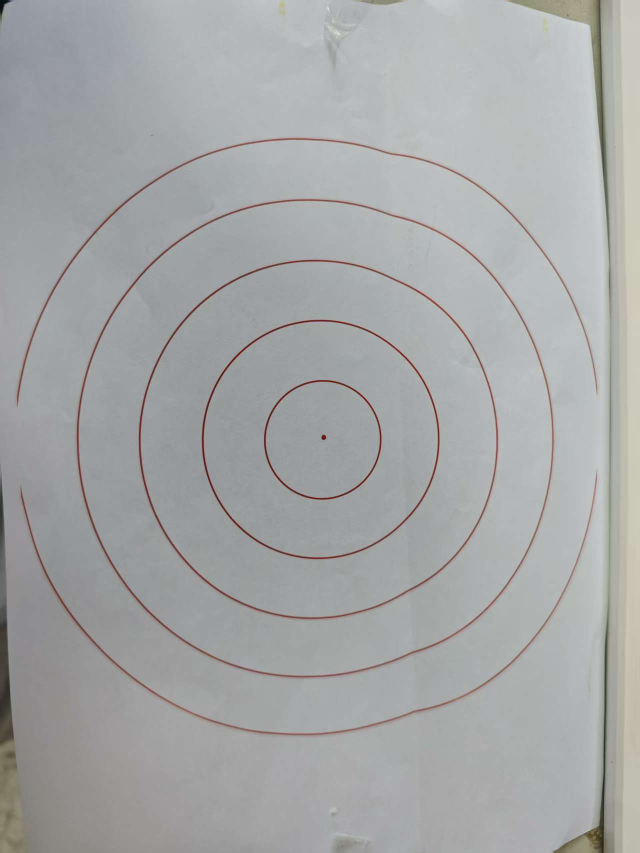
#> input picture bazi.jpg, 1279 x 1706 px (shown at 1/2 size)
$ python -i main.py   (imports and definitions only)
#> lines starting #> are read from the running program, lines starting #| are printed output that depends on the picture; after the words box and inside, x2 and y2 are one past the last pixel; in counts of white or black regions, pixels touching at a corner belong together
#> further down, picture is the input picture: shape (1706, 1279, 3); mean B, G, R 167.8, 167.1, 165.4
import pyrealsense2 as rs
import numpy as np
import cv2
import time


# 相机参数
HFOV = 87.0  # 水平视场角
VFOV = 58.0  # 垂直视场角
FRAME_WIDTH = 1280 #图像宽度
FRAME_HEIGHT = 720 #图像高度

def compute_angle_offset(center_x, center_y):
    offset_x = center_x - FRAME_WIDTH // 2  #x方向偏移量
    offset_y = center_y - FRAME_HEIGHT // 2 #y方向偏移量

    angle_x = (offset_x / FRAME_WIDTH) * HFOV  #x方向偏移角度  angle_x>0 说明云台要向右偏移
    angle_y = (offset_y / FRAME_HEIGHT) * VFOV #y方向偏移角度  angle_y>0 说明云台要向下偏移

    return angle_x, angle_y

def detect_a4_contour(image):
    gray = cv2.cvtColor(image, cv2.COLOR_BGR2GRAY)
    #cv2.imshow("gray", gray)
    thresh = cv2.adaptiveThreshold(gray, 255, cv2.ADAPTIVE_THRESH_GAUSSIAN_C,cv2.THRESH_BINARY_INV, 59, 20)
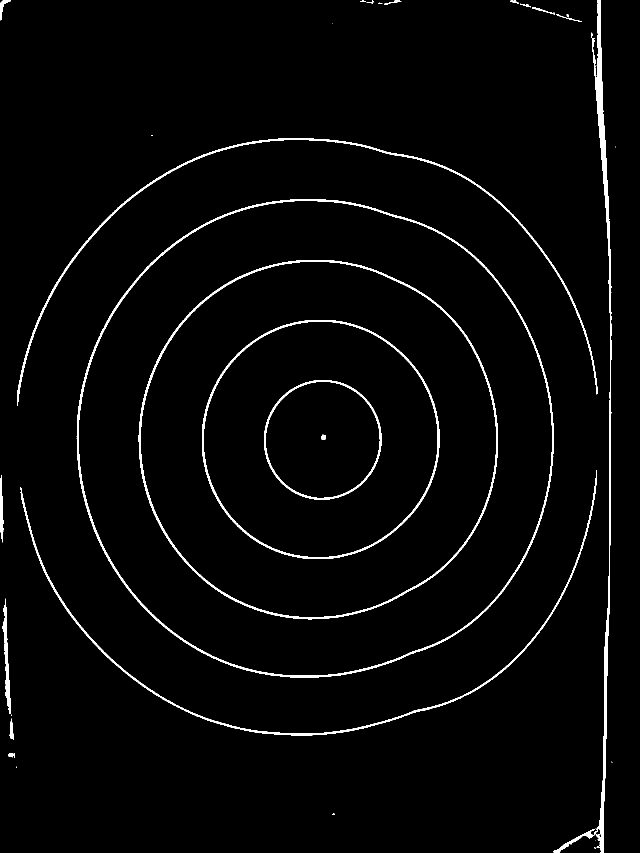
#> thresh: shape (1706, 1279) (shown at 1/2 size); 2.5% white; 37 white regions (17 under 20 px), largest, box (x1, y1, x2, y2) and area: (153, 398, 1108, 1355) 11338, (1106, 0, 1223, 1706) 9833, (277, 520, 996, 1239) 8684
    kernel = np.ones((3, 3), np.uint8)
    mask = cv2.morphologyEx(thresh, cv2.MORPH_OPEN, kernel)
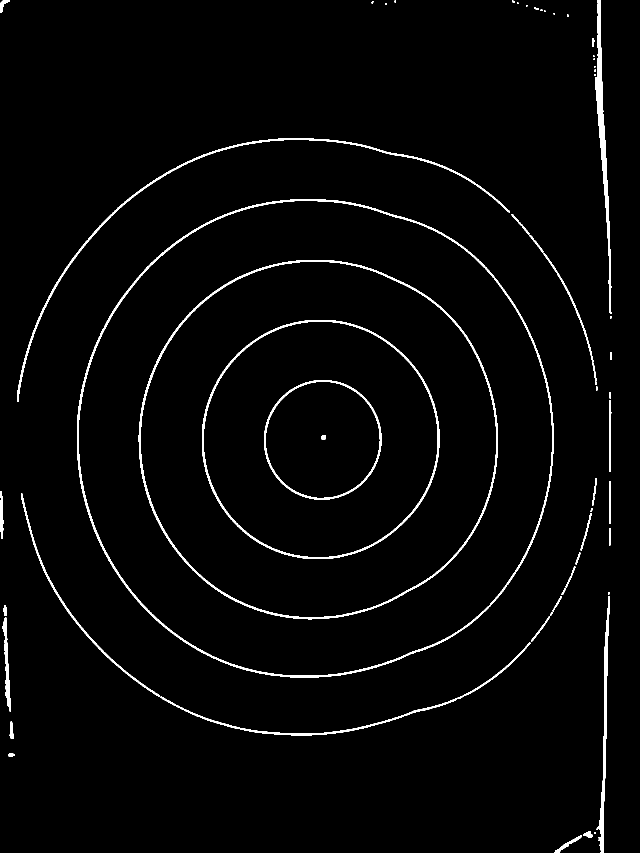
#> mask: shape (1706, 1279) (shown at 1/2 size); 2.4% white; 66 white regions (19 under 20 px)
    cv2.imshow("mask", mask)
    contours, _ = cv2.findContours(mask, cv2.RETR_EXTERNAL, cv2.CHAIN_APPROX_SIMPLE)
#> contours = 62 contours, 23 with area under 20; largest, box (x1, y1, x2, y2) and area: (154, 398, 1108, 1355) 721521, (1190, 0, 1223, 628) 3991, (34, 276, 1020, 804) 3728, (1193, 1192, 1219, 1706) 2347, (321, 1393, 914, 1471) 1691

    if contours:
        contours = sorted(contours, key=cv2.contourArea, reverse=True)
        for cnt in contours:
            area = cv2.contourArea(cnt)
            if area < 5000:
                continue
            peri = cv2.arcLength(cnt, True)
            approx = cv2.approxPolyDP(cnt, 0.02 * peri, True)
            if len(approx) == 4:
                return approx
#> this loop made 62 passes
#> area on passes 2 to 13: 3991, 3727.5, 2347, 1691, 1456.5, 1003, 519.5, 486, 400, 302, 289, 174.5
#> (cnt, area) on passes 14, 22, 35, 38: ([[1218, 962], [1218, 1047], [1220, 1047], [1220, 962]], 170), ([[1218, 1056], [1218, 1090], [1220, 1090], [1220, 1056]], 68), ([[1220, 704], [1220, 719], [1222, 719], [1222, 704]], 30), ([[1219, 784], [1219, 796], [1221, 796], [1221, 784]], 24)
    return None

def detect(color_image, depth_frame):
    # 图像中心点
    img_center_y = FRAME_HEIGHT // 2
    img_center_x = FRAME_WIDTH // 2
    cv2.circle(color_image, (img_center_x, img_center_y), 4, (0, 255, 255), -1)
    cv2.line(color_image, (img_center_x - 10, img_center_y), (img_center_x + 10, img_center_y), (0, 255, 255), 1)
    cv2.line(color_image, (img_center_x, img_center_y - 10), (img_center_x, img_center_y + 10), (0, 255, 255), 1)

    best_rect = detect_a4_contour(color_image)

    if best_rect is not None:
        x, y, w, h = cv2.boundingRect(best_rect)
        center_x = x + w // 2
        center_y = y + h // 2

        distance = depth_frame.get_distance(center_x, center_y)
        angle_x, angle_y = compute_angle_offset(center_x, center_y)       #目标中心点相对于图像中心点的偏移角度 angle_x，angle_y
        print(f"中心坐标 center_x: {center_x}, center_y: {center_y}       偏移角度: X方向 {angle_x:.2f}°, Y方向 {angle_y:.2f}°")

        # 可视化目标
        cv2.drawContours(color_image, [best_rect], -1, (0, 255, 0), 2)
        # 画出目标中心点
        cv2.circle(color_image, (center_x, center_y), 4, (0, 0, 255), -1)
        # 连线
        cv2.line(color_image, (img_center_x, img_center_y), (center_x, center_y), (255, 0, 0), 2)
        cv2.putText(color_image, f"Angle X: {angle_x:.1f}, Y: {angle_y:.1f}",
                    (10, 30), cv2.FONT_HERSHEY_SIMPLEX, 0.6, (0, 255, 255), 2)
        cv2.putText(color_image, f"Distance: {distance*100:.1f} cm",
                    (10, 55), cv2.FONT_HERSHEY_SIMPLEX, 0.6, (255, 255, 0), 2)
    return color_image

# [39 lines not run here, left out]

>>> import cv2
>>> picture = cv2.imread('bazi.jpg')
>>> result = detect_a4_contour(picture)
